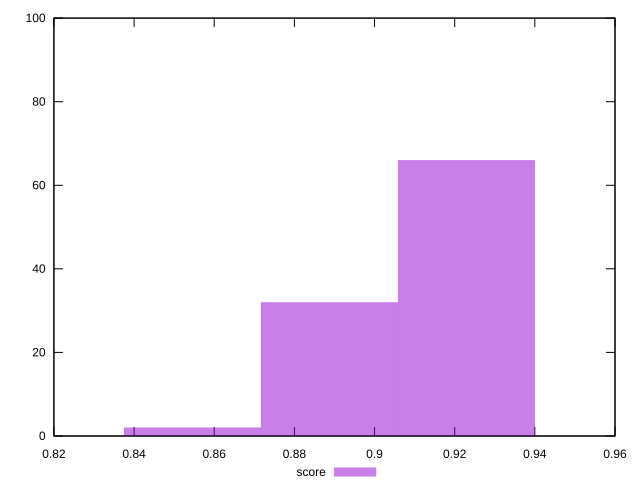

The gnuplot source for this figure:
reset
set terminal svg size 640, 490 enhanced background rgb 'white'
set output "reprap/total-blocking-time/samples/pages+cached+nointeractive/score/histogram.svg"

$score <<EOF
0.8887323015747577 32
0.9229143131737869 66
0.8545502899757286 2
EOF

set key outside below
set boxwidth 0.034182011599029144
set yrange [0:100]
set style fill transparent solid 0.5 noborder

plot \
  $score title "score" with boxes, \


reset
